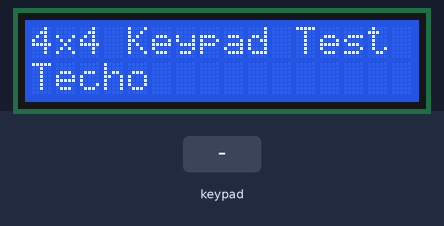
The sketch below on a simulated Arduino Uno, built with avr-gcc and run on an emulated ATmega328P. Shown: 16×2 character LCD. The test bench sets the inputs (shaded band). What the sketch prints to the serial monitor is not drawn.

Above: at 0.1 s.
3.3 s: keypad keys 1 2 1 1 1 0 9 # pressed 0.4 s apart
At 7.1 s:
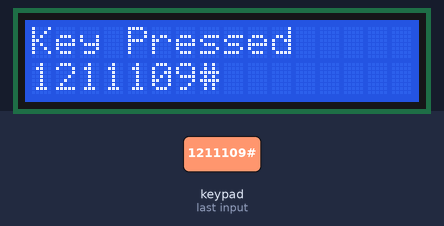
8.0 s: key 'A' pressed
At 8.7 s:
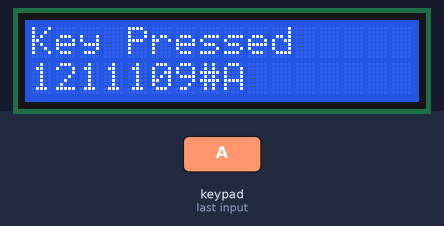
9.5 s: key 'B' pressed
At 9.9 s:
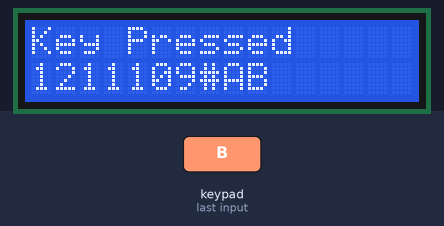
11.0 s: keypad keys 7 6 5 4 * pressed 0.4 s apart
At 13.5 s:
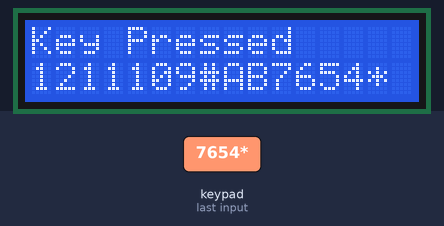
14.5 s: key 'C' pressed
At 15.0 s:
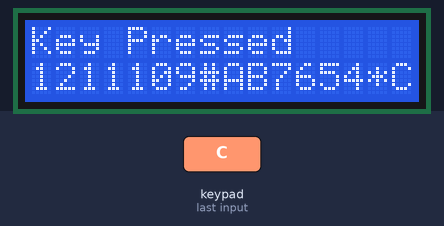
Timing chart, 0 to 17.5 s (numbered marks = the images above; inputs shaded):
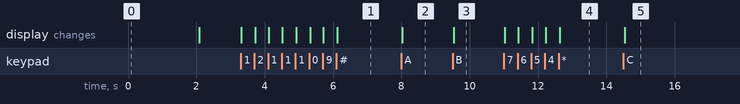

Measured:
- after the input at 3.3 s, the display: first changes at once (image 1 shows a later state)
- after the input at 8.0 s, the display: changes at once (image 2)
- after the input at 9.5 s, the display: changes at once (image 3)
- after the input at 11.0 s, the display: first changes at once (image 4 shows a later state)
- after the input at 14.5 s, the display: changes at once (image 5)

The sketch:

Lab42.ino
```cpp
/* LAB4.2 */

//https://app.cirkitdesigner.com/project/4d267d2f-4ca7-42fd-9287-53eb40de3cf6

#include <Wire.h>
#include <LiquidCrystal_I2C.h>

#include <Keypad.h>

LiquidCrystal_I2C lcd(0x27, 16, 2);

const byte ROWS = 4; // Number of rows
const byte COLS = 4; // Number of columns

char keys[ROWS][COLS] = {
  {'1', '2', '3', 'A'},
  {'4', '5', '6', 'B'},
  {'7', '8', '9', 'C'},
  {'*', '0', '#', 'D'}
};

byte rowPins[ROWS] = {12, 11, 10, 9};   // Connect to R1, R2, R3, R4
byte colPins[COLS] = {7, 6, 5, 4};   // Connect to C1, C2, C3, C4

// Create a Keypad object
Keypad keypad = Keypad(makeKeymap(keys), rowPins, colPins, ROWS, COLS);
String input_password = "";

void setup() {
  Serial.begin(9600); // Initialize serial communication
  Serial.println("4x4 Keypad Test");

  lcd.init();
  lcd.backlight();
 lcd.clear();

  lcd.setCursor(0, 0);
  lcd.print("4x4 Keypad Test");
  lcd.setCursor(0, 1);
  lcd.print("Techo");
  delay(2000);
  lcd.clear();
}


void loop() {
  // put your setup code here, to run once:

   char key = keypad.getKey(); // Get the key pressed

  if (key) { // If a key is pressed
  input_password += key;
    lcd.setCursor(0,0);
    lcd.print("Key Pressed");
    lcd.setCursor(0, 1);
    lcd.print(input_password);

    Serial.print("Key Pressed: ");
    Serial.println(key); // Print the key to the serial monitor
  }
}
```
